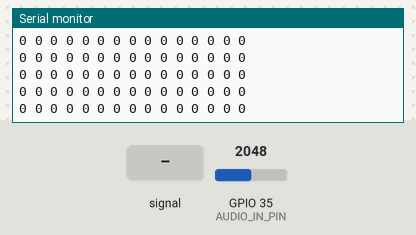
Bench run of a sketch on a simulated ESP32. On the bench: the last lines printed to the serial monitor. The test bench sets the inputs (shaded band); at power-on: GPIO 35 (AUDIO_IN_PIN) = 2048.

Above: at 1.2 s.
1.3 s: GPIO 35 (AUDIO_IN_PIN) fed a 200 Hz sine of ±327 counts around its level
At 1.52 s:
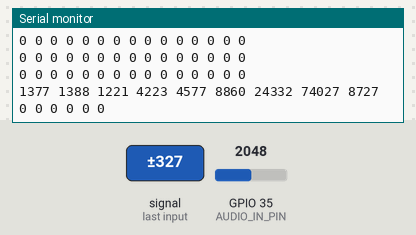
2.8 s: GPIO 35 (AUDIO_IN_PIN) set to 2866
At 2.9 s:
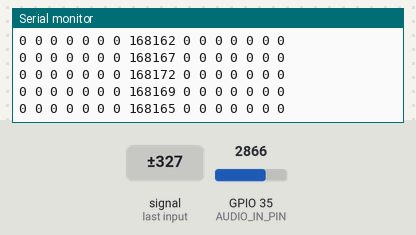
4.3 s: GPIO 35 (AUDIO_IN_PIN) fed a 1000 Hz sine of ±1023 counts around its level
At 4.62 s:
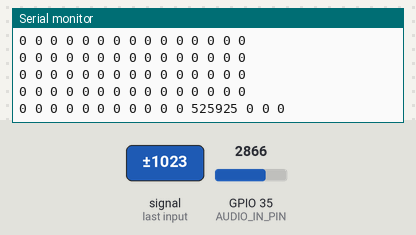
5.8 s: GPIO 35 (AUDIO_IN_PIN) set to 3603
At 5.83 s:
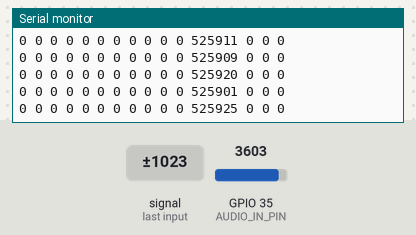
Timing chart, 0 to 8.3 s (numbered marks = the images above; inputs shaded):
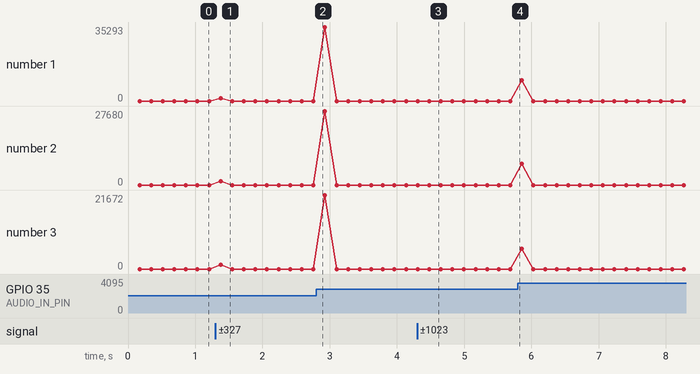

Measured:
- after the input at 1.3 s, the serial monitor: prints a new line after 0.08 s (image 1)
- after the input at 4.3 s, the serial monitor: prints a new line after 0.18 s (image 3)

The sketch:

esp32audio.ino
```cpp
// (Heavily) adapted from https://github.com/G6EJD/ESP32-8266-Audio-Spectrum-Display/blob/master/ESP32_Spectrum_Display_02.ino
// Adjusted to allow brightness changes on press+hold, Auto-cycle for 3 button presses within 2 seconds


#include <arduinoFFT.h>

#define SAMPLES         1024          // Must be a power of 2
#define SAMPLING_FREQ   40000         // Hz, must be 40000 or less due to ADC conversion time. Determines maximum frequency that can be analysed by the FFT Fmax=sampleF/2.
#define AMPLITUDE       1          // Depending on your audio source level, you may need to alter this value. Can be used as a 'sensitivity' control.
#define AUDIO_IN_PIN    35            // Signal in on this pin
#define NUM_BANDS       16            // To change this, you will need to change the bunch of if statements describing the mapping from bins to bands
#define NOISE           1000           // Used as a crude noise filter, values below this are ignored

// Sampling and FFT stuff
unsigned int sampling_period_us;
int bandValues[] = {0, 0, 0, 0, 0, 0, 0, 0, 0, 0, 0, 0, 0, 0, 0, 0};
double vReal[SAMPLES];
double vImag[SAMPLES];
unsigned long newTime;
arduinoFFT FFT = arduinoFFT(vReal, vImag, SAMPLES, SAMPLING_FREQ);

void setup() {
  Serial.begin(115200);
  sampling_period_us = round(1000000 * (1.0 / SAMPLING_FREQ));
}

void loop() {
  // Reset bandValues[]
  for (int i = 0; i < NUM_BANDS; i++) {
    bandValues[i] = 0;
  }

  // Sample the audio pin
  for (int i = 0; i < SAMPLES; i++) {
    newTime = micros();
    vReal[i] = analogRead(AUDIO_IN_PIN); // A conversion takes about 9.7uS on an ESP32
    vImag[i] = 0;
    while ((micros() - newTime) < sampling_period_us) {
      /* chill */
    }
  }

  // Compute FFT
  FFT.DCRemoval();
  FFT.Windowing(FFT_WIN_TYP_HAMMING, FFT_FORWARD);
  FFT.Compute(FFT_FORWARD);
  FFT.ComplexToMagnitude();

  // Analyse FFT results
  for (int i = 2; i < (SAMPLES / 2); i++) {    // Don't use sample 0 and only first SAMPLES/2 are usable. Each array element represents a frequency bin and its value the AMPLITUDE.
    if (vReal[i] > NOISE) {                    // Add a crude noise filter
      //16 bands, 20kHz top band
      if (i > 2   && i <= 3 ) bandValues[0]  +=  vReal[i] / AMPLITUDE;
      if (i > 3   && i <= 4  ) bandValues[1]  +=  vReal[i] / AMPLITUDE;
      if (i > 4   && i <= 5  ) bandValues[2]  +=  vReal[i] / AMPLITUDE;
      if (i > 5   && i <= 8  ) bandValues[3]  +=  vReal[i] / AMPLITUDE;
      if (i > 8   && i <= 11  ) bandValues[4]  +=  vReal[i] / AMPLITUDE;
      if (i > 11   && i <= 16 ) bandValues[5]  +=  vReal[i] / AMPLITUDE;
      if (i > 16  && i <= 23 ) bandValues[6]  +=  vReal[i] / AMPLITUDE;
      if (i > 23  && i <= 33 ) bandValues[7]  +=  vReal[i] / AMPLITUDE;
      if (i > 33  && i <= 48 ) bandValues[8]  +=  vReal[i] / AMPLITUDE;
      if (i > 48  && i <= 69 ) bandValues[9]  +=  vReal[i] / AMPLITUDE;
      if (i > 69  && i <= 99 ) bandValues[10] +=  vReal[i] / AMPLITUDE;
      if (i > 99  && i <= 144 ) bandValues[11] +=  vReal[i] / AMPLITUDE;
      if (i > 144  && i <= 207) bandValues[12] +=  vReal[i] / AMPLITUDE;
      if (i > 207 && i <= 300) bandValues[13] +=  vReal[i] / AMPLITUDE;
      if (i > 300 && i <= 433) bandValues[14] +=  vReal[i] / AMPLITUDE;
      if (i > 433          ) bandValues[15] += vReal[i] / AMPLITUDE;
    }
  }


//https://i.imgur.com/RcU7dLG.png
  for (int x = 0 ; x <  15  ; x ++)
  {

  //  Serial.print(  bandValues[x]   );
   // Serial.print(" ");


       Serial.print((int)bandValues[x]  );
    Serial.print(" ");
  }

  Serial.println(" ");
}
```
